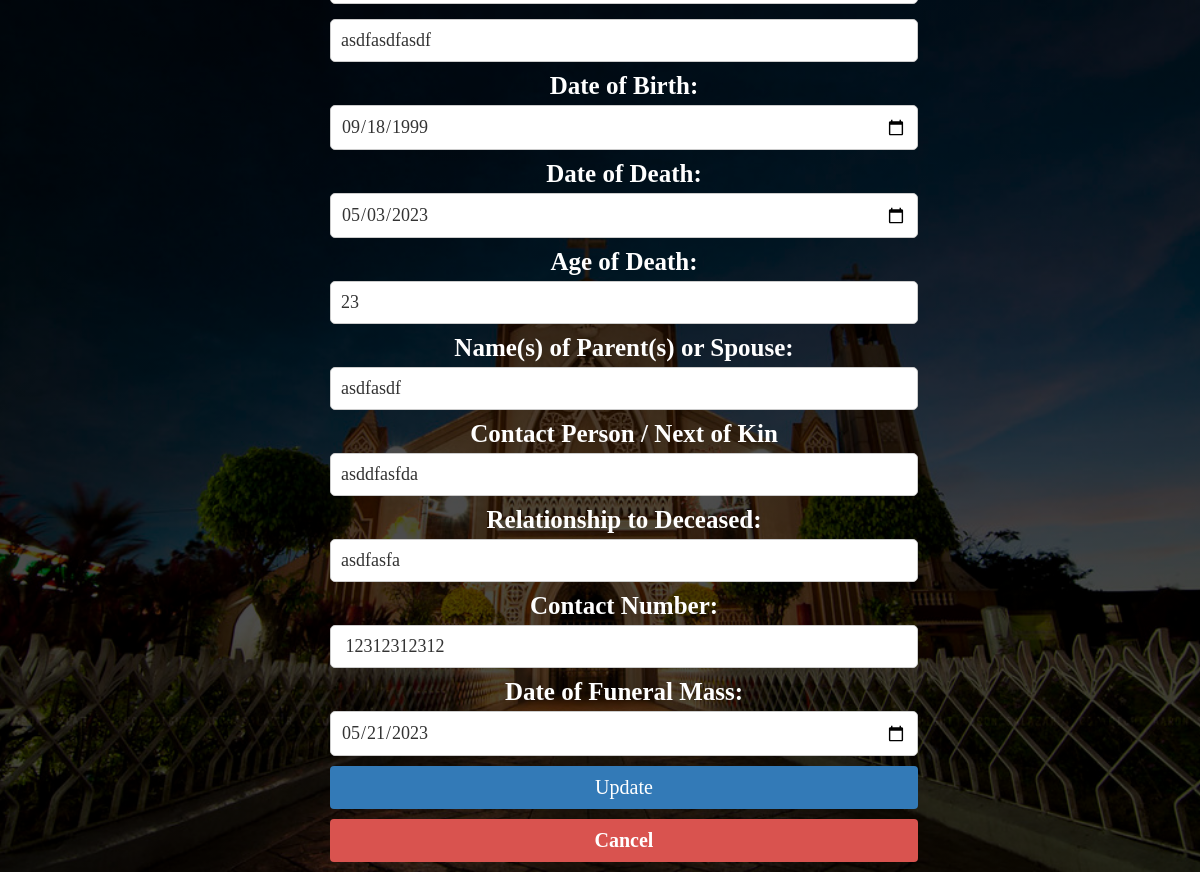
The app's page /editfuneral.php?id=1 with its own data.
### tables this page shows
CREATE TABLE `tbl_funeral` (
  `id` int(11) NOT NULL,
  `lastname` varchar(255) NOT NULL,
  `firstname` varchar(255) NOT NULL,
  `birth` date NOT NULL,
  `death` date NOT NULL,
  `age` int(11) NOT NULL,
  `spouse` varchar(255) NOT NULL,
  `name_of_kin` varchar(255) NOT NULL,
  `relationship_to_deceased` varchar(255) NOT NULL,
  `number` bigint(20) NOT NULL,
  `mass` date NOT NULL,
  `death_certificate` tinyint(1) NOT NULL
);

### editfuneral.php (the view, shortened to what this page needs)
<?php
if (isset($_GET['id'])) {
    $id = $_GET['id'];
    $conn = new mysqli('localhost', 'root', '', 'db_church');
    $stmt = $conn->prepare("SELECT * FROM tbl_funeral WHERE id = ?");
    $stmt->bind_param("i", $id);
    $stmt->execute();
    $result = $stmt->get_result();
    $row = $result->fetch_assoc();
}
?>
<html>
<head>
<link rel="stylesheet" href="edit_record1.css">
</head>
<body>
	<div class="container">
		<?php
			if (isset($_GET['id'])) {
				$id = $_GET['id'];
				$conn = new mysqli('localhost', 'root', '', 'db_church');
				$stmt = $conn->prepare("SELECT * FROM tbl_funeral WHERE id = ?");
				$stmt->bind_param("i", $id);
				$stmt->execute();
				$result = $stmt->get_result();
				$row = $result->fetch_assoc();
			}
		?>
		<form method="post">
            <input type="text" id="firstname" name="firstname" value="<?php echo $row['firstname']; ?>"placeholder = "First Name">
            <label for="birth">Date of Birth:</label>
            <input type="date" id="birth" name="birth" value="<?php echo $row['birth']; ?>" placeholder = "Date of Birth">
            <label for="death">Date of Death:</label>
            <input type="date" id="death" name="death" value="<?php echo $row['death']; ?>" placeholder = "Date of Death">
            <label for="age">Age of Death:</label>
            <input type="text" id="age" name="age" value="<?php echo $row['age']; ?>" placeholder = "Age of Death">
            <label for="spouse">Name(s) of Parent(s) or Spouse:</label>
            <input type="text" id="spouse" name="spouse" value="<?php echo $row['spouse']; ?>" placeholder = "Name(s) of Parent(s) or Spouse">
            <label for="name_of_kin">Contact Person / Next of Kin</label>
            <input type="text" id="name_of_kin" name="name_of_kin" value="<?php echo $row['name_of_kin']; ?>" placeholder = "Contact Person / Next of Kin">
            <label for="relationship_to_deceased">Relationship to Deceased:</label>
            <input type="text" id="relationship_to_deceased" name="relationship_to_deceased" value="<?php echo $row['relationship_to_deceased']; ?>" placeholder = "Relationship to Deceased">
            <label for="number">Contact Number:</label>
            <input type="text" id="number" name="number" value=" <?php echo $row['number']; ?>" oninput="this.value = this.value.replace(/[^0-9]/g, '');" maxlength="11" placeholder = "Contact Number">
            <label for="mass">Date of Funeral Mass:</label>
            <input type="date" id="mass" name="mass" value="<?php echo $row['mass']; ?>" placeholder = "Date of Funeral Mass">
			<button type="submit" name="update">Update</button>
			<a href="adminfuneral.php">Cancel</a>
		</form>
	</div>
</body>
</html>

### edit_record1.css (style rules this page uses)
* { font-family: 'Times New Roman', sans-serif; margin: 0; padding: 0; box-sizing: border-box; outline: none; border: none; text-decoration: none; }
html, body { height: 100%; background-repeat: no-repeat; background-size: cover; background-position: center; background-attachment: fixed; scroll-behavior: smooth; background-image: linear-gradient(rgba(0, 0, 0, 0.7), rgba(0, 0, 0, 0.7)), url(Image/church2.jpg); }
.container { display: flex; justify-content: center; align-items: center; height: 100vh; color: white; font-weight: bold; font-size: 17px; box-shadow: 0 5px 10px rgb(255 255 255 / 0%); }
form { width: 70%; border-radius: 5px; flex-direction: column; align-items: center; }
form label { text-align: center; margin-right: 10px; width: 70%; display: block; margin-bottom: 5px; color: white; font-size: 25px; }
form input[type="text"], form input[type="date"] { width: 70%; font-size: 18px; }
input[type="text"], input[type="date"], button[type="submit"], a { margin-bottom: 10px; }
form input { width: 70%; margin-bottom: 10px; padding: 10px; border: 1px solid #ccc; border-radius: 5px; font-size: 16px; color: #333; outline: none; transition: all 0.3s ease-in-out; }
form button[type="submit"] { display: inline-block; padding: 10px 15px; background-color: #337ab7; color: #fff; text-decoration: none; border-radius: 4px; font-size: 20px; width: 70%; text-align: center; }
a { display: inline-block; padding: 10px 15px; background-color: #d9534f; color: #fff; text-decoration: none; border-radius: 4px; cursor: pointer; font-size: 20px; width: 70%; text-align: center; }

### records on screen
tbl_funeral: firstname "asdfasdfasdf", birth "09/18/1999", death "05/03/2023", age "23", spouse "asdfasdf", name_of_kin "asddfasfda", relationship_to_deceased "asdfasfa", number "12312312312", mass "05/21/2023"
